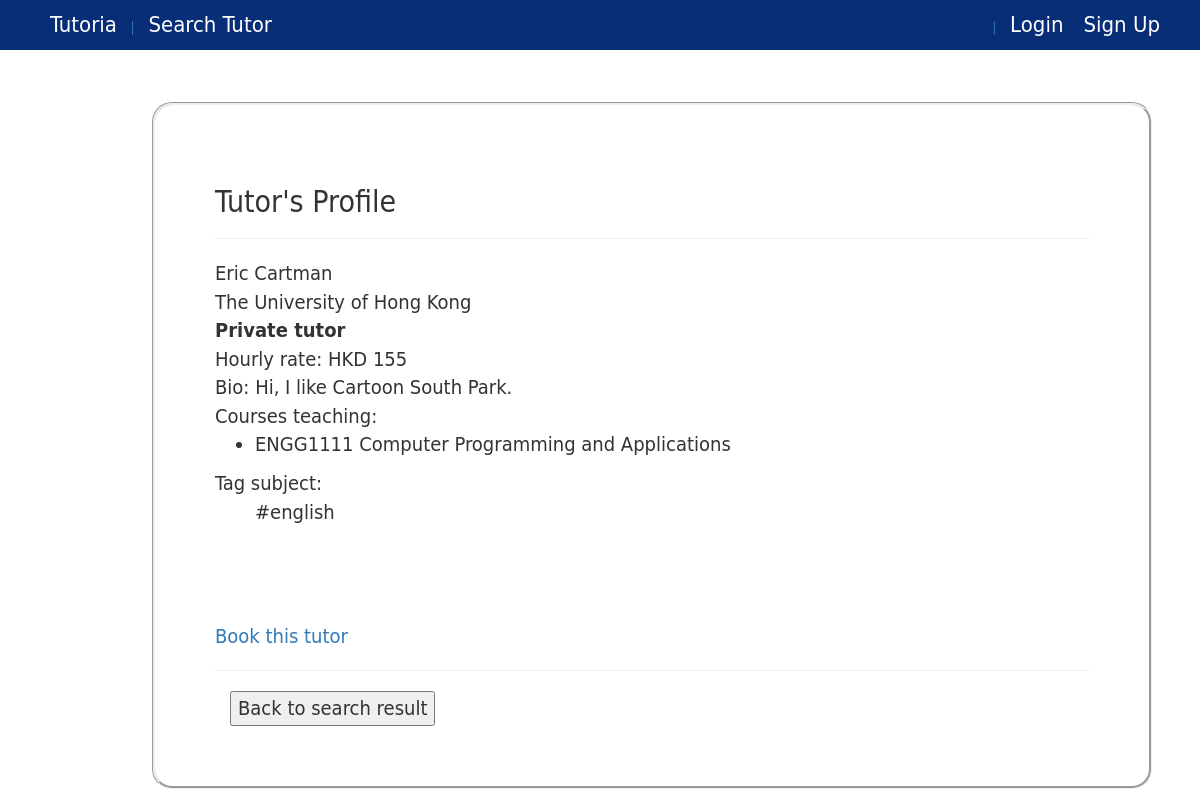
Before: /tutorprofile/5 with the older database file.
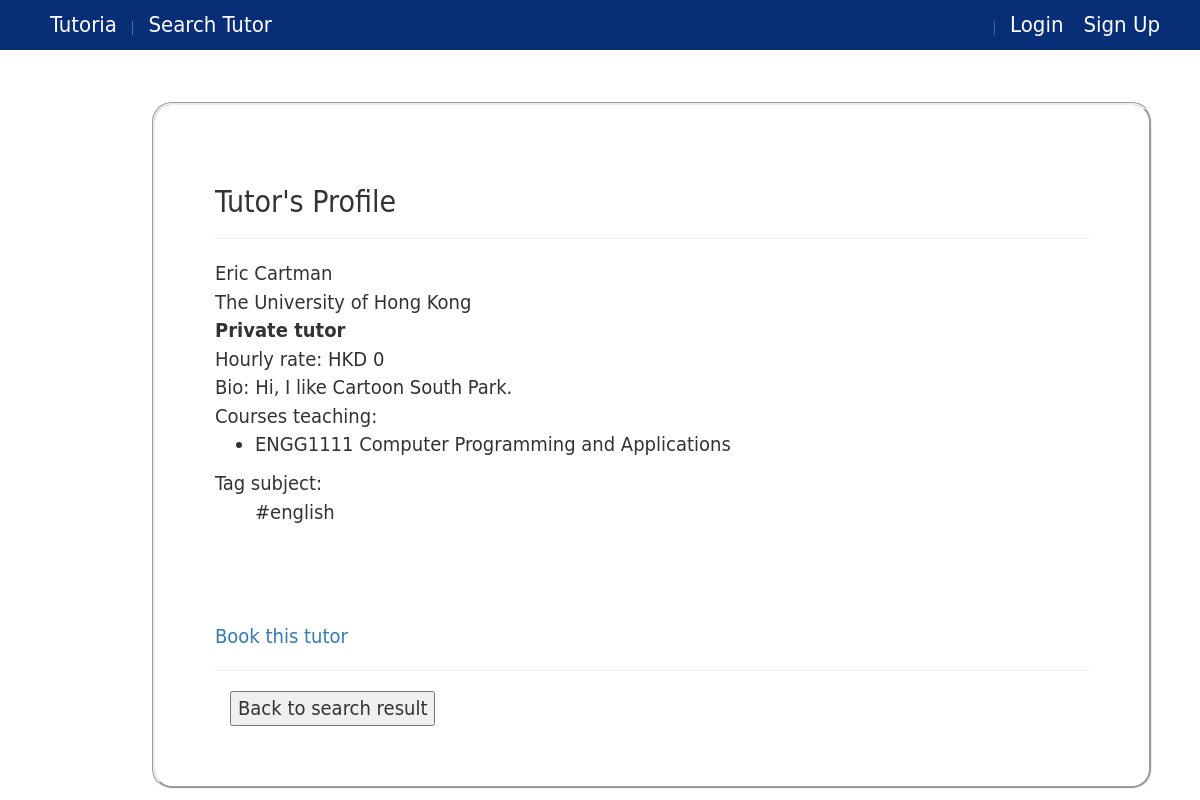
After: the same page with the newer database file.
### core/models.py (models this page shows, shortened)
class Tutor(models.Model):
    profile = models.OneToOneField(Profile, on_delete=models.CASCADE)
    tutor_type =  models.ForeignKey(TutorType, blank=True, null=True )
    hourly_rate = models.DecimalField(max_digits=10, decimal_places=2, default=Decimal(0.0))
    tag = models.ManyToManyField(Tag, blank=True)
    university = models.ForeignKey(University, blank=True,null=True)
    course = models.ManyToManyField(Course, blank=True)
    bio = models.CharField(max_length=500, blank=True,null=True)
    isHideProfile = models.BooleanField(default=False)
    @property
    def isPrivateTutor(self):
        return self.tutor_type.tutor_type=="private"
    @property
    def hasMoreThanTwoRating(self):
        return len( Review.objects.filter(tutor=self) ) >= 3

class Profile(models.Model):
    user = models.OneToOneField(User, on_delete=models.CASCADE)
    phone = models.CharField(max_length=20)
    user_type =  models.ForeignKey(UserType)
    wallet = models.OneToOneField(Wallet)
    @property
    def getUserFullName(self):
        user=self.user
        fname=""
        if user.first_name != None:
            fname += user.first_name
        if user.first_name != None and user.last_name != None:
            fname += " " + user.last_name
        elif user.last_name != None:
            fname += user.last_name
        return fname

class University(models.Model):
    name = models.CharField(max_length=50)
    abbrev = models.CharField(max_length=10)

### core/views.py (the view)
# urls.py: url(r'^tutorprofile/(?P<tutor_id>[0-9]+)$', views.viewTutorProfile, name='view_tutor_profile'),
def viewTutorProfile(request, tutor_id):
    tutor = get_object_or_404(Tutor, pk=tutor_id)
    reviews = Review.objects.filter(tutor=tutor)
    context= {'tutor':tutor, 'reviews': reviews}
    if len(reviews)<3:
        context['noAverage']=True
    return render(request, 'view_tutor_profile.html', context)

### core/templates/view_tutor_profile.html (shortened to what this page needs)
{% extends 'base.html' %}
{% block content %}
        {% if tutor %}
            <h2>Tutor's Profile</h2>
            <hr/>
            {{tutor.profile.getUserFullName}} <br/>
            {{tutor.university.name}}<br/>
            {% if tutor.isPrivateTutor %}
                <b>Private tutor</b><br/>
                Hourly rate: HKD {{tutor.hourly_rate|floatformat:0}}<br/>
            {% else %}
                <b>Contracted tutor</b><br/>
            {% endif %}
            Bio: {{tutor.bio}}<br/>
            {% if tutor.course %}
                Courses teaching: <br/>
                <ul>
                {% for c in tutor.course.all %}
                    <li>{{c.code}} {{c.name}}</li>
                {% endfor %}
                </ul>
            {% endif %}
            {% if tutor.course %}
                Tag subject: <br/>
                <ul>
                {% for t in tutor.tag.all %}
                    #{{t.name}}
                {% endfor %}
                </ul>
            {% endif %}
            <br/>
            <br/><br/>
            <a href="{% url 'book_tutor' tutor.id %}">Book this tutor</a>
        {% else %}
            <hr/>
            <p>Invalid tutor id</p>
        {% endif %}
        <hr/>
        <div class="form-group">
        <div class="col-xs-7">
        <button onclick="window.history.back();" >Back to search result</button>
        </div>
    </div>
{% endblock %}

Changed rows visible on the page:
changed Tutor "Hi, I like Cartoon South Park.": hourly_rate "155" → "0"
